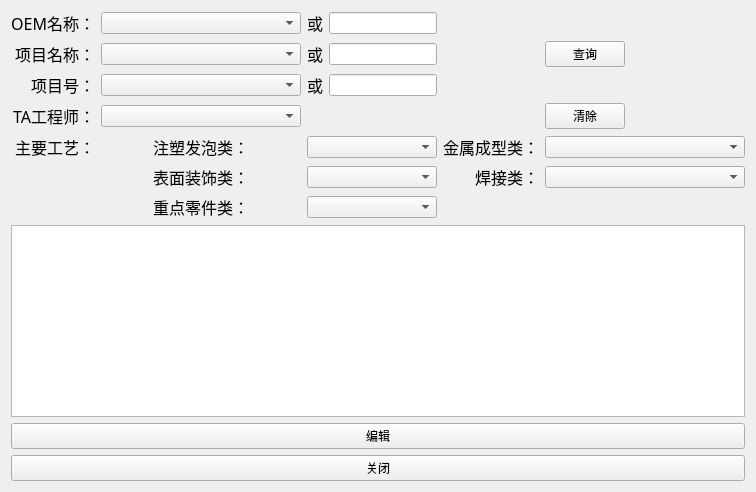
     <widget class="QWidget" name="page_8">
      <layout class="QVBoxLayout" name="verticalLayout_4">
       <item>
        <layout class="QGridLayout" name="gridLayout_5">
         <item row="0" column="0">
          <widget class="QLabel" name="label_36">
           <property name="font">
            <font>
             <family>Adobe Devanagari</family>
             <pointsize>12</pointsize>
            </font>
           </property>
           <property name="text">
            <string>OEM名称：</string>
           </property>
           <property name="alignment">
            <set>Qt::AlignRight|Qt::AlignTrailing|Qt::AlignVCenter</set>
           </property>
          </widget>
         </item>
         <item row="0" column="1">
          <widget class="QComboBox" name="exQQEMcombo">
           <property name="minimumSize">
            <size>
             <width>200</width>
             <height>0</height>
            </size>
           </property>
          </widget>
         </item>
         <item row="0" column="2">
          <widget class="QLabel" name="label_101">
           <property name="font">
            <font>
             <family>Adobe Devanagari</family>
             <pointsize>12</pointsize>
            </font>
           </property>
           <property name="text">
            <string>或</string>
           </property>
           <property name="alignment">
            <set>Qt::AlignCenter</set>
           </property>
          </widget>
         </item>
         <item row="0" column="3">
          <widget class="QLineEdit" name="exQOEMline">
           <property name="maximumSize">
            <size>
             <width>200</width>
             <height>16777215</height>
            </size>
           </property>
          </widget>
         </item>
         <item row="0" column="4">
          <widget class="QLabel" name="label_130">
           <property name="font">
            <font>
             <family>Adobe Devanagari</family>
             <pointsize>12</pointsize>
            </font>
           </property>
           <property name="text">
            <string/>
           </property>
          </widget>
         </item>
         <item row="0" column="5">
          <widget class="QLabel" name="label_137">
           <property name="font">
            <font>
             <family>Adobe Devanagari</family>
             <pointsize>12</pointsize>
            </font>
           </property>
           <property name="text">
            <string/>
           </property>
          </widget>
         </item>
         <item row="1" column="0">
          <widget class="QLabel" name="label_102">
           <property name="font">
            <font>
             <family>Adobe Devanagari</family>
             <pointsize>12</pointsize>
            </font>
           </property>
           <property name="text">
            <string>项目名称：</string>
           </property>
           <property name="alignment">
            <set>Qt::AlignRight|Qt::AlignTrailing|Qt::AlignVCenter</set>
           </property>
          </widget>
         </item>
         <item row="1" column="1">
          <widget class="QComboBox" name="exQProNameCombo"/>
         </item>
         <item row="1" column="2">
          <widget class="QLabel" name="label_103">
           <property name="font">
            <font>
             <family>Adobe Devanagari</family>
             <pointsize>12</pointsize>
            </font>
           </property>
           <property name="text">
            <string>或</string>
           </property>
           <property name="alignment">
            <set>Qt::AlignCenter</set>
           </property>
          </widget>
         </item>
         <item row="1" column="3">
          <widget class="QLineEdit" name="exQProNameLine">
           <property name="maximumSize">
            <size>
             <width>200</width>
             <height>16777215</height>
            </size>
           </property>
          </widget>
         </item>
         <item row="1" column="4">
          <widget class="QLabel" name="label_131">
           <property name="font">
            <font>
             <family>Adobe Devanagari</family>
             <pointsize>12</pointsize>
            </font>
           </property>
           <property name="text">
            <string/>
           </property>
          </widget>
         </item>
         <item row="1" column="5">
          <widget class="QPushButton" name="exQquery">
           <property name="maximumSize">
            <size>
             <width>80</width>
             <height>16777215</height>
            </size>
           </property>
           <property name="text">
            <string>查询</string>
           </property>
          </widget>
         </item>
         <item row="2" column="0">
          <widget class="QLabel" name="label_104">
           <property name="font">
            <font>
             <family>Adobe Devanagari</family>
             <pointsize>12</pointsize>
            </font>
           </property>
           <property name="text">
            <string>项目号：</string>
           </property>
           <property name="alignment">
            <set>Qt::AlignRight|Qt::AlignTrailing|Qt::AlignVCenter</set>
           </property>
          </widget>
         </item>
         <item row="2" column="1">
          <widget class="QComboBox" name="exQProNumCombo"/>
         </item>
         <item row="2" column="2">
          <widget class="QLabel" name="label_105">
           <property name="font">
            <font>
             <family>Adobe Devanagari</family>
             <pointsize>12</pointsize>
            </font>
           </property>
           <property name="text">
            <string>或</string>
           </property>
           <property name="alignment">
            <set>Qt::AlignCenter</set>
           </property>
          </widget>
         </item>
         <item row="2" column="3">
          <widget class="QLineEdit" name="exQProNumLine">
           <property name="maximumSize">
            <size>
             <width>200</width>
             <height>16777215</height>
            </size>
           </property>
          </widget>
         </item>
         <item row="2" column="4">
          <widget class="QLabel" name="label_132">
           <property name="font">
            <font>
             <family>Adobe Devanagari</family>
             <pointsize>12</pointsize>
            </font>
           </property>
           <property name="text">
            <string/>
           </property>
          </widget>
         </item>
         <item row="2" column="5">
          <widget class="QLabel" name="label_136">
           <property name="font">
            <font>
             <family>Adobe Devanagari</family>
             <pointsize>12</pointsize>
            </font>
           </property>
           <property name="text">
            <string/>
           </property>
          </widget>
         </item>
         <item row="3" column="0">
          <widget class="QLabel" name="label_106">
           <property name="font">
            <font>
             <family>Adobe Devanagari</family>
             <pointsize>12</pointsize>
            </font>
           </property>
           <property name="text">
            <string>TA工程师：</string>
           </property>
           <property name="alignment">
            <set>Qt::AlignRight|Qt::AlignTrailing|Qt::AlignVCenter</set>
           </property>
          </widget>
         </item>
         <item row="3" column="1">
          <widget class="QComboBox" name="exQTAcombo"/>
         </item>
         <item row="3" column="4">
          <widget class="QLabel" name="label_134">
           <property name="font">
            <font>
             <family>Adobe Devanagari</family>
             <pointsize>12</pointsize>
            </font>
           </property>
           <property name="text">
            <string/>
           </property>
          </widget>
         </item>
         <item row="3" column="5">
          <widget class="QPushButton" name="exQClear">
           <property name="maximumSize">
            <size>
             <width>80</width>
             <height>16777215</height>
            </size>
           </property>
           <property name="text">
            <string>清除</string>
           </property>
          </widget>
         </item>
         <item row="4" column="0">
          <widget class="QLabel" name="label_122">
           <property name="font">
            <font>
             <family>Adobe Devanagari</family>
             <pointsize>12</pointsize>
            </font>
           </property>
           <property name="text">
            <string>主要工艺：</string>
           </property>
           <property name="alignment">
            <set>Qt::AlignRight|Qt::AlignTrailing|Qt::AlignVCenter</set>
           </property>
          </widget>
         </item>
         <item row="4" column="1">
          <widget class="QLabel" name="label_123">
           <property name="font">
            <font>
             <family>Adobe Devanagari</family>
             <pointsize>12</pointsize>
            </font>
           </property>
           <property name="text">
            <string>注塑发泡类：</string>
           </property>
           <property name="alignment">
            <set>Qt::AlignCenter</set>
           </property>
          </widget>
         </item>
         <item row="4" column="2" colspan="2">
          <widget class="QComboBox" name="exQInjection">
           <property name="maximumSize">
            <size>
             <width>200</width>
             <height>16777215</height>
            </size>
           </property>
          </widget>
         </item>
         <item row="4" column="4">
          <widget class="QLabel" name="label_124">
           <property name="font">
            <font>
             <family>Adobe Devanagari</family>
             <pointsize>12</pointsize>
            </font>
           </property>
           <property name="text">
            <string>金属成型类：</string>
           </property>
           <property name="alignment">
            <set>Qt::AlignRight|Qt::AlignTrailing|Qt::AlignVCenter</set>
           </property>
          </widget>
         </item>
         <item row="4" column="5">
          <widget class="QComboBox" name="exQMetal">
           <property name="minimumSize">
            <size>
             <width>200</width>
             <height>0</height>
            </size>
           </property>
          </widget>
         </item>
         <item row="5" column="0">
          <widget class="QLabel" name="label_128">
           <property name="font">
            <font>
             <family>Adobe Devanagari</family>
             <pointsize>12</pointsize>
            </font>
           </property>
           <property name="text">
            <string/>
           </property>
          </widget>
         </item>
         <item row="5" column="1">
          <widget class="QLabel" name="label_125">
           <property name="font">
            <font>
             <family>Adobe Devanagari</family>
             <pointsize>12</pointsize>
            </font>
           </property>
           <property name="text">
            <string>表面装饰类：</string>
           </property>
           <property name="alignment">
            <set>Qt::AlignCenter</set>
           </property>
          </widget>
         </item>
         <item row="5" column="2" colspan="2">
          <widget class="QComboBox" name="exQDecorate">
           <property name="maximumSize">
            <size>
             <width>200</width>
             <height>16777215</height>
            </size>
           </property>
          </widget>
         </item>
         <item row="5" column="4">
          <widget class="QLabel" name="label_126">
           <property name="font">
            <font>
             <family>Adobe Devanagari</family>
             <pointsize>12</pointsize>
            </font>
           </property>
           <property name="text">
            <string>焊接类：</string>
           </property>
           <property name="alignment">
            <set>Qt::AlignRight|Qt::AlignTrailing|Qt::AlignVCenter</set>
           </property>
          </widget>
         </item>
         <item row="5" column="5">
          <widget class="QComboBox" name="exQWield"/>
         </item>
         <item row="6" column="0">
          <widget class="QLabel" name="label_129">
           <property name="font">
            <font>
             <family>Adobe Devanagari</family>
             <pointsize>12</pointsize>
            </font>
           </property>
           <property name="text">
            <string/>
           </property>
          </widget>
         </item>
         <item row="6" column="1">
          <widget class="QLabel" name="label_127">
           <property name="font">
            <font>
             <family>Adobe Devanagari</family>
             <pointsize>12</pointsize>
            </font>
           </property>
           <property name="text">
            <string>重点零件类：</string>
           </property>
           <property name="alignment">
            <set>Qt::AlignCenter</set>
           </property>
          </widget>
         </item>
         <item row="6" column="2" colspan="2">
          <widget class="QComboBox" name="exQPart">
           <property name="maximumSize">
            <size>
             <width>200</width>
             <height>16777215</height>
            </size>
           </property>
          </widget>
         </item>
         <item row="6" column="4">
          <widget class="QLabel" name="label_135">
           <property name="font">
            <font>
             <family>Adobe Devanagari</family>
             <pointsize>12</pointsize>
            </font>
           </property>
           <property name="text">
            <string/>
           </property>
          </widget>
         </item>
         <item row="6" column="5">
          <widget class="QLabel" name="label_138">
           <property name="font">
            <font>
             <family>Adobe Devanagari</family>
             <pointsize>12</pointsize>
            </font>
           </property>
           <property name="text">
            <string/>
           </property>
          </widget>
         </item>
         <item row="3" column="2">
          <widget class="QLabel" name="label_133">
           <property name="font">
            <font>
             <family>Adobe Devanagari</family>
             <pointsize>12</pointsize>
            </font>
           </property>
           <property name="text">
            <string/>
           </property>
          </widget>
         </item>
        </layout>
       </item>
       <item>
        <widget class="QTableWidget" name="exQuery"/>
       </item>
       <item>
        <widget class="QPushButton" name="exQEdit">
         <property name="text">
          <string>编辑</string>
         </property>
        </widget>
       </item>
       <item>
        <widget class="QPushButton" name="exQClose">
         <property name="text">
          <string>关闭</string>
         </property>
        </widget>
       </item>
      </layout>
     </widget>
